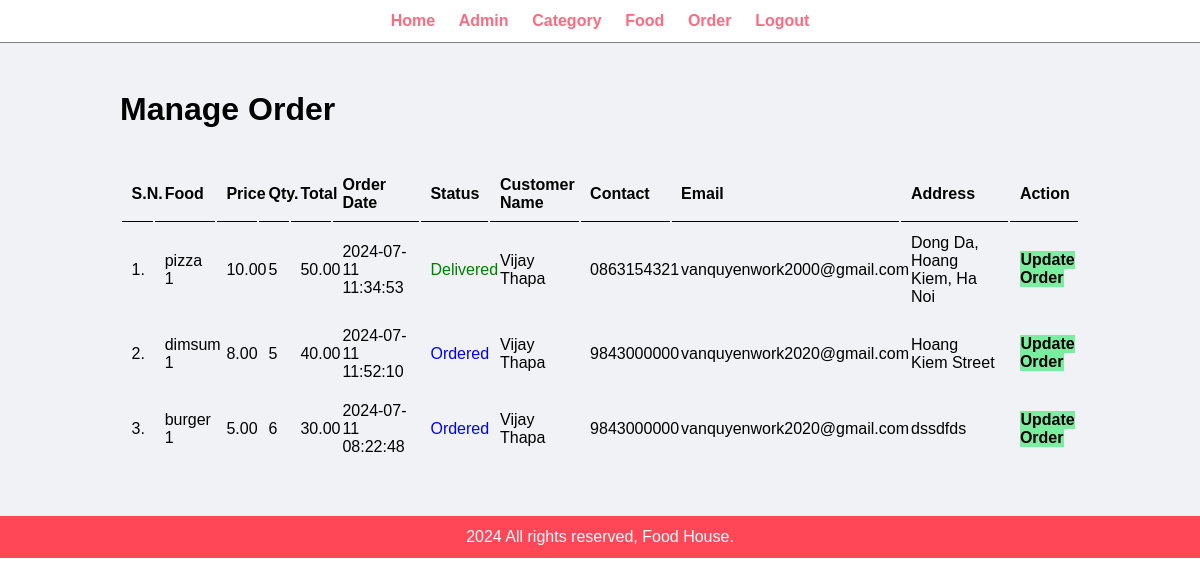
The page /admin/manage-order.php (signed in) on the database its author committed.
### tables this page shows
CREATE TABLE `tbl_order` (
  `id` int(10) UNSIGNED NOT NULL,
  `food` varchar(150) NOT NULL,
  `price` decimal(10,2) NOT NULL,
  `qty` int(11) NOT NULL,
  `total` decimal(10,2) NOT NULL,
  `order_date` datetime NOT NULL ON UPDATE CURRENT_TIMESTAMP,
  `status` varchar(50) NOT NULL,
  `customer_name` varchar(150) NOT NULL,
  `customer_contact` varchar(20) NOT NULL,
  `customer_email` varchar(150) NOT NULL,
  `customer_address` varchar(255) NOT NULL
);

### admin/manage-order.php (the view, shortened to what this page needs)
<?php include ('partials/menu.php') ?>
<div class="main-content">
    <div class="wrapper">
        <h1>Manage Order</h1>
        <br />
        <br />
        <table class="tbl-full">
            <tr>
                <th>S.N.</th>
                <th>Food</th>
                <th>Price</th>
                <th>Qty.</th>
                <th>Total</th>
                <th>Order Date</th>
                <th>Status</th>
                <th>Customer Name</th>
                <th>Contact</th>
                <th>Email</th>
                <th>Address</th>
                <th>Action</th>
            </tr>
            <?php
            $sql = "SELECT * FROM tbl_order";
            $res = mysqli_query($conn, $sql) or die(mysqli_error($conn));
            if ($res == TRUE) {
                $count = mysqli_num_rows($res);
                if ($count > 0) {
                    $sn = 1;
                    while ($rows = mysqli_fetch_assoc($res)) {
                        $id = $rows['id'];
                        $food = $rows['food'];
                        $price = $rows['price'];
                        $qty = $rows['qty'];
                        $total = $rows['total'];
                        $order_date = $rows['order_date'];
                        $status = $rows['status'];
                        $customer_name = $rows['customer_name'];
                        $customer_contact = $rows['customer_contact'];
                        $customer_email = $rows['customer_email'];
                        $customer_address = $rows['customer_address'];
                        ?>
                        <tr>
                            <td><?php echo $sn++; ?>.</td>
                            <td><?php echo $food; ?></td>
                            <td><?php echo $price; ?></td>
                            <td><?php echo $qty; ?></td>
                            <td><?php echo $total; ?></td>
                            <td><?php echo $order_date; ?></td>
                            <?php if ($status == 'Ordered') { ?>
                                <td style="color: blue;"><?php echo $status; ?></td>
                            <?php } else if ($status == 'On Delivery') { ?>
                                <td style="color: orange;"><?php echo $status; ?></td>
                            <?php } else if ($status == 'Delivered') { ?>
                                <td style="color: green;"><?php echo $status; ?></td>
                            <?php } else if ($status == 'Cancelled') { ?>
                                <td style="color: red;"><?php echo $status; ?></td>
                            <?php } ?>
                            <td><?php echo $customer_name; ?></td>
                            <td><?php echo $customer_contact; ?></td>
                            <td><?php echo $customer_email; ?></td>
                            <td><?php echo $customer_address; ?></td>
                            <td>
                                <a href="<?php echo SITEURL; ?>admin/update-order.php?id=<?php echo $id; ?>" class="btn-secondary">Update Order</a>
                            </td>
                        </tr>
                        <?php
                    }
                } else {
                    echo "<div class='error' colspan='7'>Order Not Added Yet. </td> </tr>";
                }
            }
            ?>
        </table>
    </div>
</div>
<?php include ('partials/footer.php') ?>

### css/admin.css (style rules this page uses)
* { margin: 0; padding: 0; font-family: Arial, Helvetica, sans-serif; }
.wrapper { padding: 1%; width: 80%; margin: 0 auto; }
.tbl-full { width: 100%; }
table tr th { border-bottom: 1px solid black; padding: 1%; text-align: left; }
table tr td { padding: 1%; }
.btn-secondary { background-color: #7bed9f; padding: 1%; color: black; text-decoration: none; font-weight: bold; }
.main-content { background-color: #f1f2f6; padding: 3% 0 ; }

### rows shown on the page
tbl_order: food "pizza 1", price "10.00", qty "5", total "50.00", order_date "2024-07-11 11:34:53", status "Delivered", customer_name "Vijay Thapa", customer_contact "0863154321", customer_email "vanquyenwork2000@gmail.com", customer_address "Dong Da, Hoang Kiem, Ha Noi"
tbl_order: food "dimsum 1", price "8.00", qty "5", total "40.00", order_date "2024-07-11 11:52:10", status "Ordered", customer_name "Vijay Thapa", customer_contact "9843000000", customer_email "vanquyenwork2020@gmail.com", customer_address "Hoang Kiem Street"
tbl_order: food "burger 1", price "5.00", qty "6", total "30.00", order_date "2024-07-11 08:22:48", status "Ordered", customer_name "Vijay Thapa", customer_contact "9843000000", customer_email "vanquyenwork2020@gmail.com", customer_address "dssdfds"
